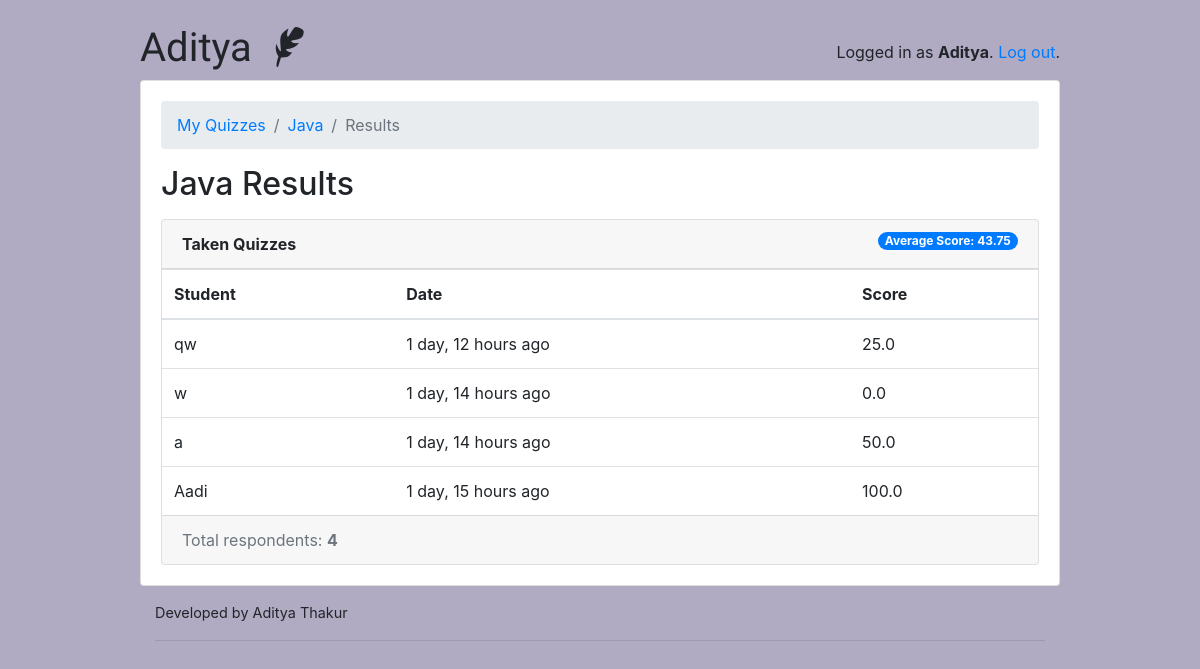
/teachers/quiz/1/results/ (signed in), run on the app's committed database.
### classroom/models.py (models this page shows, shortened)
class User(AbstractUser):
    is_student = models.BooleanField(default=False)
    is_teacher = models.BooleanField(default=False)

class Quiz(models.Model):
    owner = models.ForeignKey(User, on_delete=models.CASCADE, related_name='quizzes')
    name = models.CharField(max_length=255)

class TakenQuiz(models.Model):
    student = models.ForeignKey(Student, on_delete=models.CASCADE, related_name='taken_quizzes')
    quiz = models.ForeignKey(Quiz, on_delete=models.CASCADE, related_name='taken_quizzes')
    score = models.FloatField()
    date = models.DateTimeField(auto_now_add=True)

class Student(models.Model):
    user = models.OneToOneField(User, on_delete=models.CASCADE, primary_key=True)
    quizzes = models.ManyToManyField(Quiz, through='TakenQuiz')

### classroom/views/teachers.py (the view)
# urls.py: path('quiz/<int:pk>/results/', teachers.QuizResultsView.as_view(), name='quiz_results'),
@method_decorator([login_required, teacher_required], name='dispatch')
class QuizResultsView(DetailView):
    model = Quiz
    context_object_name = 'quiz'
    template_name = 'classroom/teachers/quiz_results.html'
    def get_context_data(self, **kwargs):
        quiz = self.get_object()
        taken_quizzes = quiz.taken_quizzes.select_related('student__user').order_by('-date')
        total_taken_quizzes = taken_quizzes.count()
        quiz_score = quiz.taken_quizzes.aggregate(average_score=Avg('score'))
        extra_context = {
            'taken_quizzes': taken_quizzes,
            'total_taken_quizzes': total_taken_quizzes,
            'quiz_score': quiz_score
        }
        kwargs.update(extra_context)
        return super().get_context_data(**kwargs)
    def get_queryset(self):
        return self.request.user.quizzes.all()

### classroom/templates/classroom/teachers/quiz_results.html
{% extends 'base.html' %}
{% load crispy_forms_tags humanize %}
{% block content %}
  <nav aria-label="breadcrumb">
    <ol class="breadcrumb">
      <li class="breadcrumb-item"><a href="{% url 'teachers:quiz_change_list' %}">My Quizzes</a></li>
      <li class="breadcrumb-item"><a href="{% url 'teachers:quiz_change' quiz.pk %}">{{ quiz.name }}</a></li>
      <li class="breadcrumb-item active" aria-current="page">Results</li>
    </ol>
  </nav>
  <h2 class="mb-3">{{ quiz.name }} Results</h2>
  <div class="card">
    <div class="card-header">
      <strong>Taken Quizzes</strong>
      <span class="badge badge-pill badge-primary float-right">Average Score: {{ quiz_score.average_score|default_if_none:0.0 }}</span>
    </div>
    <table class="table mb-0">
      <thead>
        <tr>
          <th>Student</th>
          <th>Date</th>
          <th>Score</th>
        </tr>
      </thead>
      <tbody>
        {% for taken_quiz in taken_quizzes %}
          <tr>
            <td>{{ taken_quiz.student.user.username }}</td>
            <td>{{ taken_quiz.date|naturaltime }}</td>
            <td>{{ taken_quiz.score }}</td>
          </tr>
        {% endfor %}
      </tbody>
    </table>
    <div class="card-footer text-muted">
      Total respondents: <strong>{{ total_taken_quizzes }}</strong>
    </div>
  </div>
{% endblock %}

### templates/base.html (shortened to what this page needs)
{% load static %}<!doctype html>
<html lang="en">
  <head>
    <link rel="stylesheet" href="https://maxcdn.bootstrapcdn.com/bootstrap/4.0.0/css/bootstrap.min.css">
    <link rel="stylesheet" type="text/css" href="{% static 'vendor/fontello-2f186091/css/fontello.css' %}">
    <link rel="stylesheet" type="text/css" href="{% static 'css/app.css' %}">
    {% if user.is_authenticated and user.is_teacher %}
      <link rel="stylesheet" type="text/css" href="{% static 'css/teachers.css' %}">
    {% else %}
      <link rel="stylesheet" type="text/css" href="{% static 'css/students.css' %}">
    {% endif %}
  </head>
  <body>
    <div class="container my-4">
      <div class="row justify-content-center">
        <div class="col-md-10 col-sm-12">
          <div class="row">
            <div class="col-6">
              <h1 class="logo">
                <a href="{% url 'home' %}">
                  Aditya
                  {% if user.is_authenticated %}
                    {% if user.is_teacher %}
                      <span class="icon-feather" data-toggle="tooltip" data-placement="right" title="Teacher profile"></span>
                    {% else %}
                      <span class="icon-graduation-cap" data-toggle="tooltip" data-placement="right" title="Student profile"></span>
                    {% endif %}
                  {% endif %}
                </a>
              </h1>
            </div>
            <div class="col-6 text-right">
              {% if user.is_authenticated %}
                <p class="pt-3">Logged in as <strong>{{ user.username }}</strong>. <a href="{% url 'logout' %}">Log out</a>.</p>
              {% else %}
                <a href="{% url 'login' %}" class="btn btn-light" role="button">Log in</a>
                <a href="{% url 'signup' %}" class="btn btn-primary" role="button">Sign up</a>
              {% endif %}
            </div>
          </div>
          <div class="card mb-3">
            <div class="card-body">
              {% block content %}
              {% endblock %}
            </div>
          </div>
          <footer>
            <div class="container">
    <div class="row">
      <div class="col-md-12 col-sm-12">
        <p>Developed by <a href="https://www.facebook.com/profile.php?id=100006958546245" target="_blank">Aditya Thakur </p>
        <hr>
      </div>
    </div>
  </div>
          </footer>
        </div>
      </div>
    </div>
  </body>
</html>

### static/css/app.css (style rules this page uses)
.logo { font-family: 'Clicker Script', cursive; }
.logo a { color: #212529; text-decoration: none; }
footer { font-size: .9rem; }
footer a { color: #212529; }

### static/css/teachers.css (style rules this page uses)
body { background-color: #b0aac2; }

### data on the page
User: username "Aditya"
Quiz: name "Java"
TakenQuiz: student.user.username "qw", date "1 day, 12 hours ago", score "25.0"
TakenQuiz: student.user.username "w", date "1 day, 14 hours ago", score "0.0"
TakenQuiz: student.user.username "a", date "1 day, 14 hours ago", score "50.0"
TakenQuiz: student.user.username "Aadi", date "1 day, 15 hours ago", score "100.0"

### other printed values
{{ quiz_score.average_score|default_if_none:0.0 }} "43.75"
{{ total_taken_quizzes }} "4"
